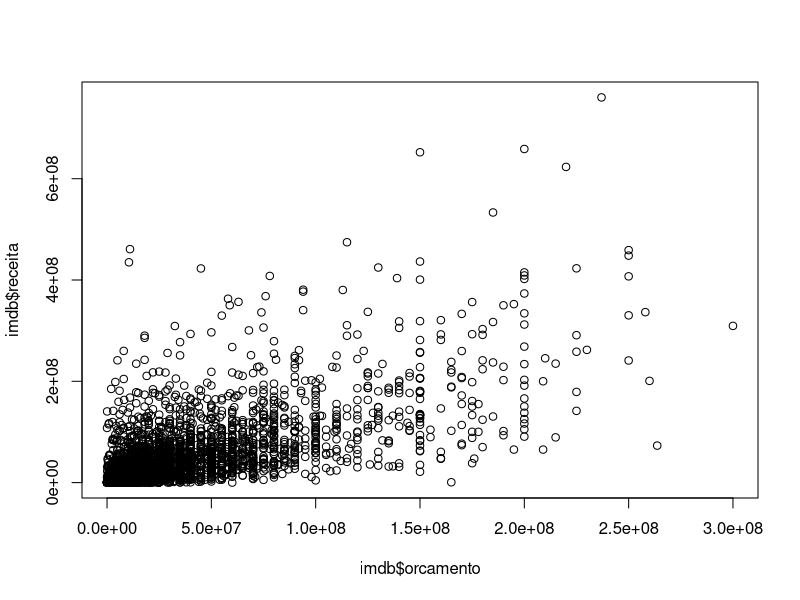

Reproduce this figure in R.
# Objetivo: investigar descritivamente a base imdb

# 1. Iniciar um novo projeto

imdb <- read.csv("dados/imdb.csv")
imdb

# Estrutura da base (colunas)
str(imdb)

# Variável resposta: receita

min(imdb$receita)
min(imdb$receita, na.rm = TRUE)
max(imdb$receita, na.rm = TRUE)
mean(imdb$receita, na.rm = TRUE)


# Resumo de todas as variáveis
summary(imdb)

# Podemos contar quantos filmes estão acima
# da receita média e quantos estão abaixo

imdb[1, 1]
imdb[1,"titulo"]
imdb[1:10,"titulo"]

imdb$receita[1]
imdb$receita[1:10]

media_receita <- mean(imdb$receita, na.rm = TRUE)
receitas <- imdb$receita

receitas > media_receita

imdb$titulo[receitas > media_receita]

# Estudando a variável cor

class(imdb$cor)
table(imdb$cor)

# Podemos ver a receita média para filmes coloridos 
# versus a média para filmes preto e branco

filmes_coloridos <- imdb[imdb$cor == "Color",]
filmes_pb <- imdb[imdb$cor == "Black and White",]

mean(filmes_coloridos$receita, na.rm = TRUE)
mean(filmes_pb$receita, na.rm = TRUE)

# Gráfico de dispersão entre as duas variáveis

plot(imdb$orcamento, imdb$receita)
